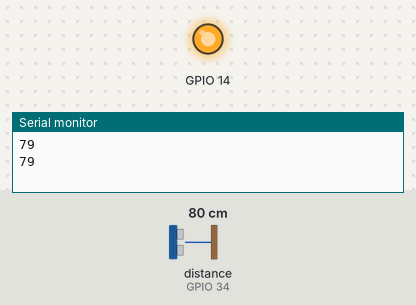
Simulated run of this sketch. Board: ESP32. On the bench: output pins drawn as LEDs (lit = HIGH), the last lines printed to the serial monitor. Wiring (inferred from the names in the program): ultrasonic range finder: trigger GPIO 35; echo GPIO 34. Inputs (shaded band) come from the test bench; at power-on: distance to the obstacle (sensor on GPIO 34) 80 cm. The echo pulse lasts 58.3 µs per cm; pins used as bus, display or sensor lines are not drawn.

Above: at 1.8 s.
1.9 s: distance to the obstacle (sensor on GPIO 34) set to 19 cm
3.4 s: distance to the obstacle (sensor on GPIO 34) set to 15 cm
At 4.4 s:
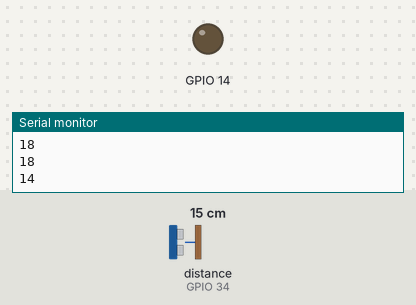
9.5 s: distance to the obstacle (sensor on GPIO 34) set to 2 cm
Timing chart, 0 to 14.6 s (numbered marks = the images above; inputs shaded):
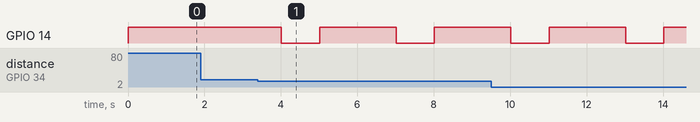

Measured:
- the behaviour switches between 17 and 16 cm on distance to the obstacle (sensor on GPIO 34) (found by bisection; images 0 and 1)
- after the input at 3.4 s, GPIO 14: alternates HIGH for 2.0 s and LOW for 1.0 s, starting after 0.62 s

The sketch:

Sanitizer.ino
```cpp
#include "Arduino.h"


const int trigPin1 = 35;
const int echoPin1 = 34;


long duration1;
int distance1;
void setup()
{
  pinMode(trigPin1, OUTPUT);
  pinMode(echoPin1, INPUT);

  pinMode(14,OUTPUT);
  Serial.begin(115200);


}
void loop()
{


  digitalWrite(trigPin1, LOW);
  delayMicroseconds(2);
  digitalWrite(trigPin1,HIGH);
  delayMicroseconds(50);
  digitalWrite(trigPin1, LOW);
  duration1 = pulseIn(echoPin1, HIGH);
  distance1 = duration1 * 0.034 / 2;
  Serial.println(distance1);
  if (distance1 <= 15)
  {
    digitalWrite(14,LOW);
    delay(1000);
    digitalWrite(14, HIGH);
    delay(1000);
    delay(1000);

  }
  else
  {

    digitalWrite(14, HIGH);
    delay(1000);
  }

}
```
